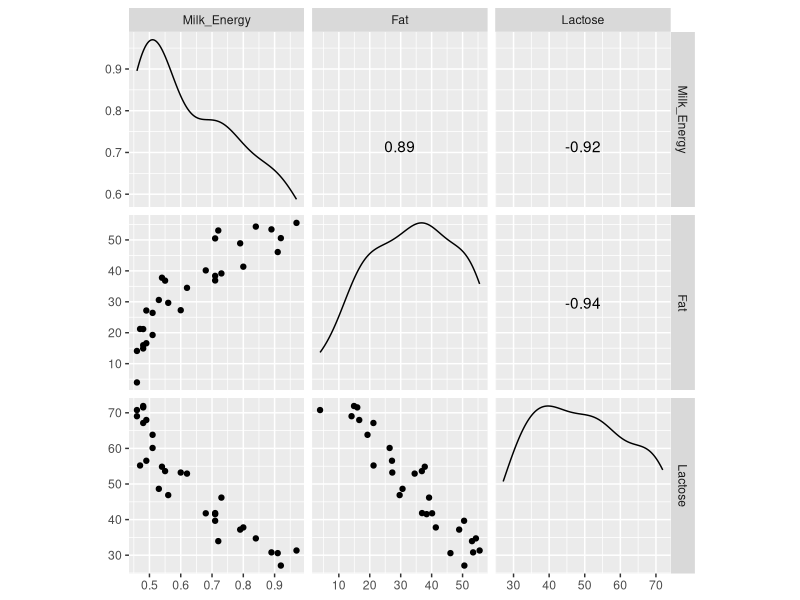
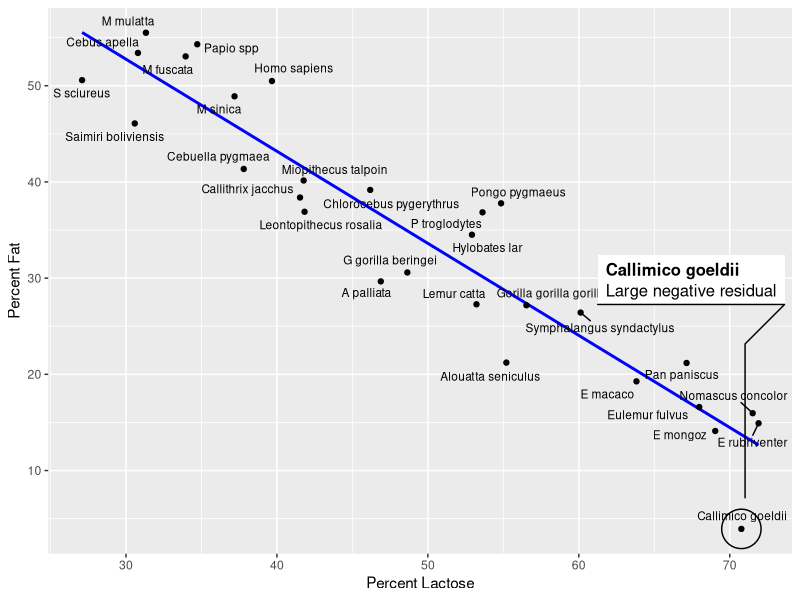
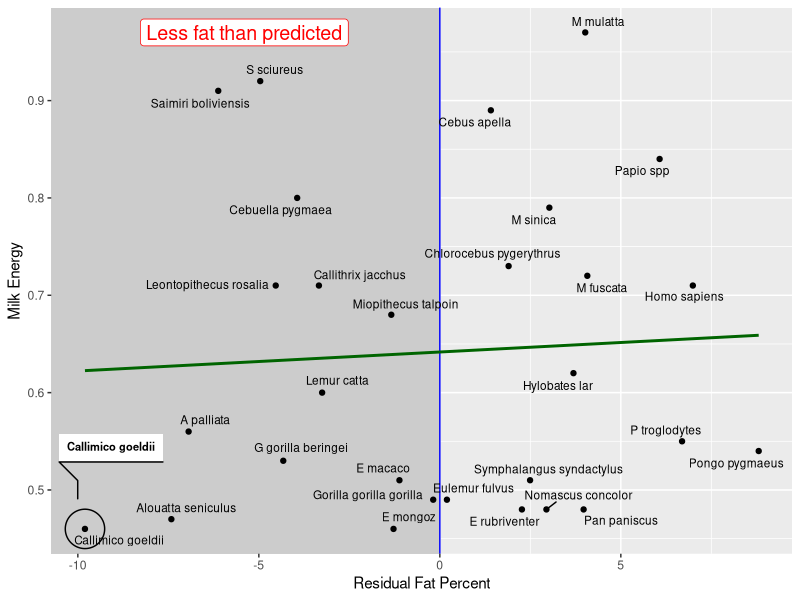
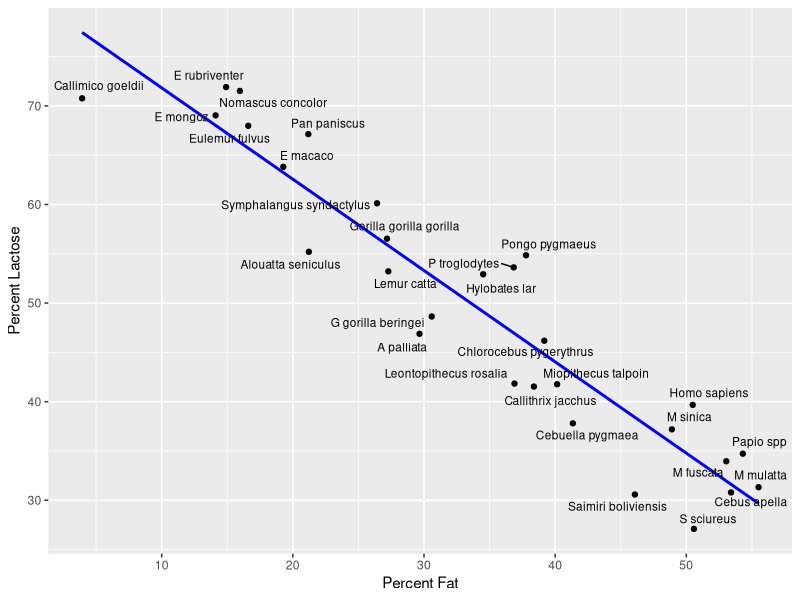
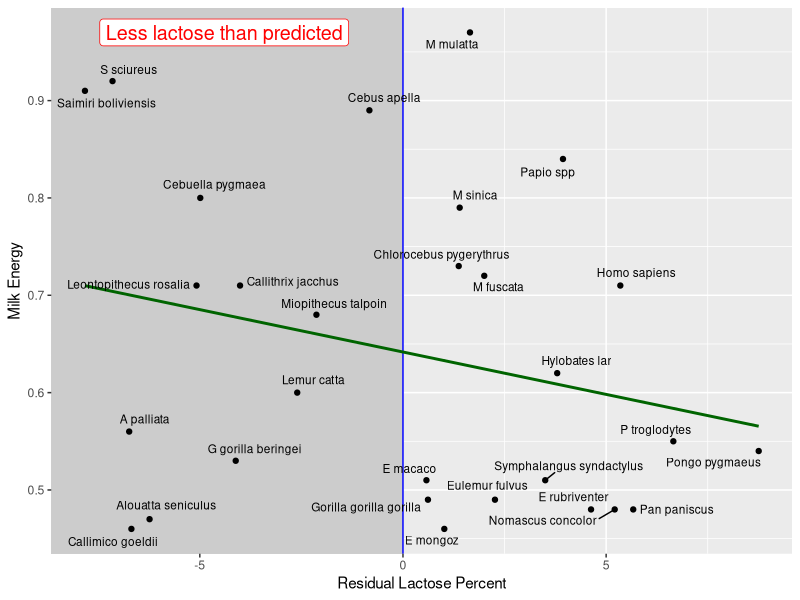
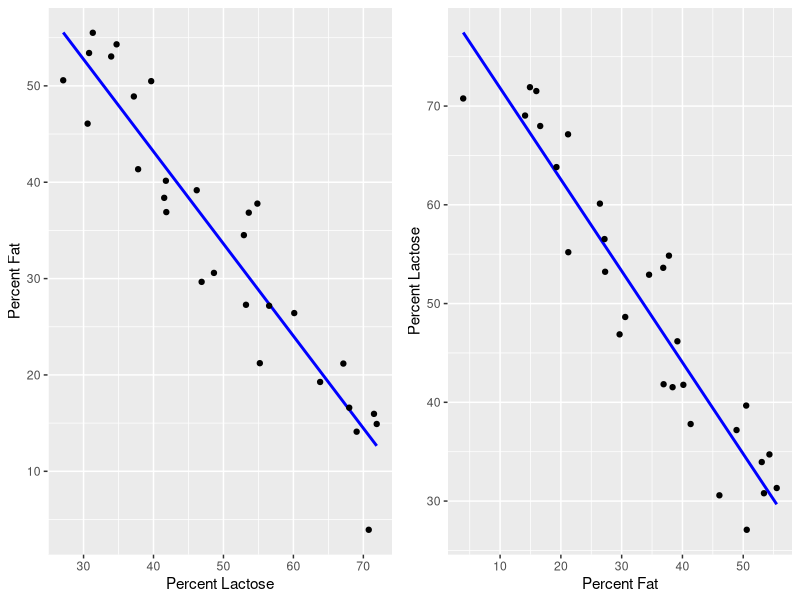
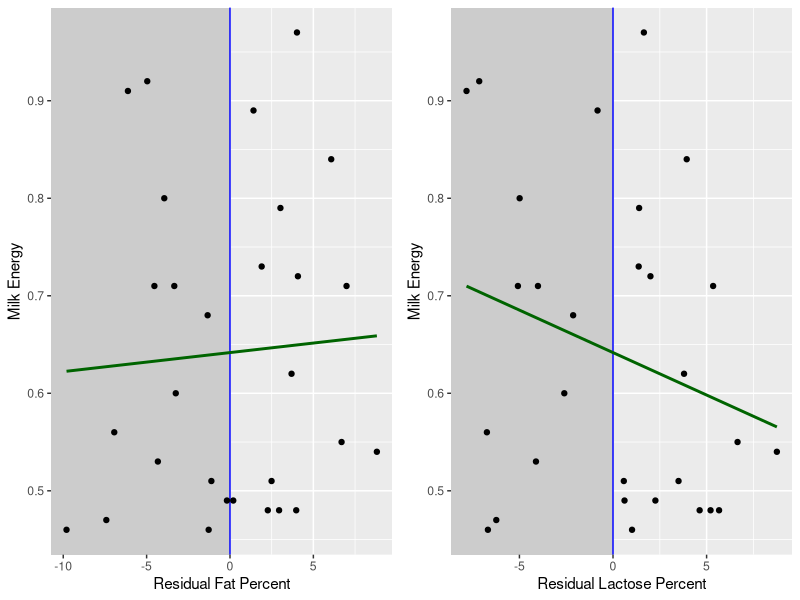
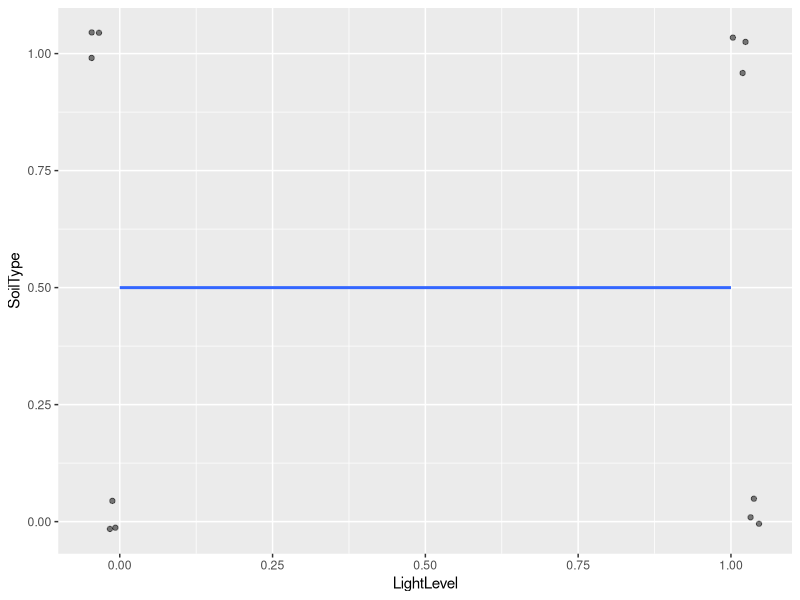

Here is the R script that generated these plots, in order:
## ---- chunk 1
library(tidyverse)
library(ggrepel)
library(cowplot)
library(readxl)
library(knitr)
library(GGally)
library(knitr)
library(ggforce)
knitr::opts_chunk$set(cache = TRUE)
## ---- chunk 2
milk <- read_excel("../data/Milk.xlsx", na = "NA")
M <- milk %>% select(species, kcal.per.g, perc.fat, perc.lactose) %>%
  drop_na()
names(M) <- c("Species", "Milk_Energy", "Fat", "Lactose")
ggscatmat(M, columns = 2:4)
## ---- chunk 3
fm <- lm(Milk_Energy ~ Fat + Lactose, data = M)
summary(fm)
## ---- chunk 4
fm_Lact <- lm(Fat ~ Lactose, data = M)
M$resid_Lact <- residuals(fm_Lact)
head(M)
## ---- chunk 5
desc <- 'Large negative residual'

F_v_L <- ggplot(M, aes(Lactose, Fat, label = Species)) +
  geom_smooth(method = "lm", se = FALSE, color = "blue") +
  geom_point() +
  labs(x = "Percent Lactose", y = "Percent Fat")
print(F_v_L +
        geom_text_repel(size = 3, force = 15) +
        geom_mark_ellipse(aes(filter = Species == "Callimico goeldii",
                              description = desc),
                          label.buffer = unit(50, "mm")))
## ---- chunk 6
milk_res_lact <- ggplot(M, aes(resid_Lact, Milk_Energy, label = Species)) +
  geom_rect(aes(xmin = -Inf, xmax = 0, ymin = -Inf, ymax = Inf), fill = "gray80") +
  geom_vline(xintercept = 0, color = "blue") +
  geom_smooth(method = "lm", se = FALSE, color = "darkgreen") +
  geom_point() +
  labs(x = "Residual Fat Percent", y = "Milk Energy")
print(milk_res_lact +
        annotate(geom = "label", x = -5.4, y = 0.97, label = "Less fat than predicted",
                 color = "red", size = 5) +
        geom_text_repel(size = 3, force = 15) +
        geom_mark_ellipse(aes(filter = Species == "Callimico goeldii"),
                          label.fontsize = 8))
## ---- chunk 7
coef(lm(Milk_Energy ~ resid_Lact, data = M))
coef(fm)
## ---- chunk 8
fm_Fat <- lm(Lactose ~ Fat, data = M)
M$resid_Fat <- residuals(fm_Fat)
## ---- chunk 9
L_v_F <- ggplot(M, aes(Fat, Lactose, label = Species)) +
  geom_smooth(method = "lm", se = FALSE, color = "blue") +
  geom_point() +
  labs(y = "Percent Lactose", x = "Percent Fat")
print(L_v_F +
        geom_text_repel(size = 3, force = 15))
## ---- chunk 10
milk_res_fat <- ggplot(M, aes(resid_Fat, Milk_Energy, label = Species)) +
  geom_rect(aes(xmin = -Inf, xmax = 0, ymin = -Inf, ymax = Inf), fill = "gray80") +
  geom_vline(xintercept = 0, color = "blue") +
  geom_smooth(method = "lm", se = FALSE, color = "darkgreen") +
  geom_point() +
  labs(x = "Residual Lactose Percent", y = "Milk Energy")
print(milk_res_fat +
        annotate(geom = "label", x = -4.4, y = 0.97, label = "Less lactose than predicted",
                 color = "red", size = 5) +
        geom_text_repel(size = 3, force = 15))
## ---- chunk 11
coef(lm(Milk_Energy ~ resid_Fat, data = M))
coef(fm)
## ---- chunk 12
plot_grid(F_v_L, L_v_F, ncol = 2)
## ---- chunk 13
plot_grid(milk_res_lact, milk_res_fat, ncol = 2)
coef(fm)
## ---- chunk 14
yy <- data.frame(SoilType = c(1, 1, 1, 1, 1, 1, 0, 0, 0, 0, 0, 0),
                 LightLevel = c(1, 1, 1, 0, 0, 0, 1, 1, 1, 0, 0, 0))
knitr::kable(head(yy))
## ---- chunk 15
ggplot(yy, aes(LightLevel, SoilType)) +
  geom_jitter(width=0.05, height=0.05, alpha=0.5) +
  geom_smooth(method = "lm", se = FALSE)
## ---- chunk 16
yy <- data.frame(SoilType = c(0, 0, 0, 1, 1, 1, 1, 1, 1, 1, 1, 1, 0, 0, 0, 0, 0, 0, 0),
                 LightLevel = c(0, 0, 0, 1, 1, 1, 1, 1, 1, 0, 0, 0, 1, 1, 1, 0, 0, 0, 0))
knitr::kable(head(yy))
## ---- chunk 17
ggplot(yy, aes(LightLevel, SoilType)) +
  geom_jitter(width=0.05, height=0.05, alpha=0.5) +
  geom_smooth(method = "lm", se = FALSE)
